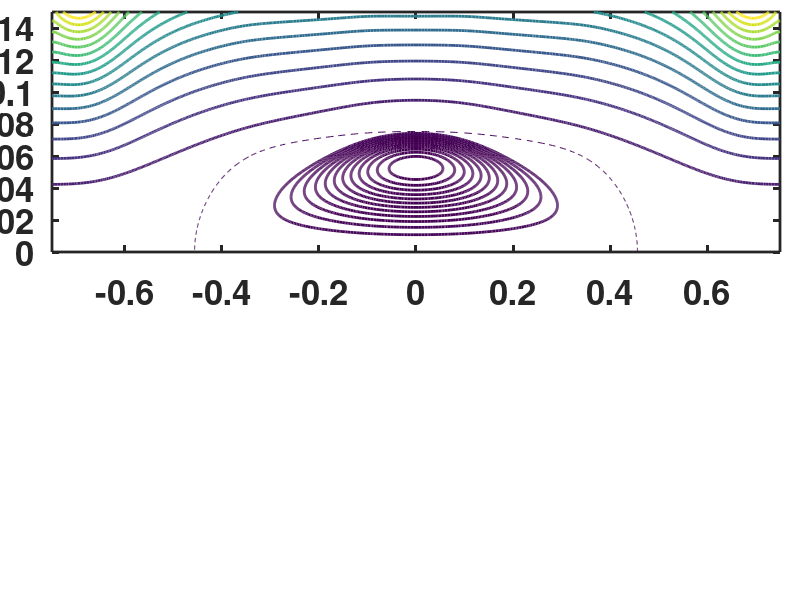

This figure's MATLAB source: (Note: this script raises an error after producing the figure.)
close all;clear;clc;
fontsize=25;
figure('unit','normalized','DefaultAxesFontSize',fontsize,...
    'DefaultAxesFontWeight','bold',...
    'DefaultAxesLineWidth',2,...
    'position',[0.45,0.4,0.5,0.4]);

%%%%%%%%%%%%%%%%%%%%%%%deltas=0.6%%%%%%%%%%%%%%%%%%%%%%%%%%%%%%%%%%%%%
load('psiq1_fixed_betas=0_7_deltas=0_6.mat');

rw=max(max(Rq)); zw=max(max(Zq)); zwa=min(min(Zq));
[nRq,nZq]=size(psiq);

nR=nRq; nZ=nZq;
Rlow=0; Rup=rw; Zlow=zwa; Zup=zw;
rr=linspace(Rlow,Rup,nR); zz=linspace(Zlow,Zup,nZ);
dR=rr(2)-rr(1); dZ=zz(2)-zz(1);
[R,Z]=ndgrid(rr,zz); dR2=dR*dR; dZ2=dZ*dZ;
psi_deltas6=interp2(Zq,Rq,psiq,Z,R,'spline'); % 'cubic'

for jZ=1:nZ
    psi_deltas6(1,jZ)=psi_deltas6(2,jZ); psi_deltas6(nR,jZ)=psi_deltas6(nR-1,jZ);
end
Pr_deltas6=P(:,Z0)./max(P(:,Z0));

%%%%%%%%%%%%%%%%%%%%%%%deltas=0.7%%%%%%%%%%%%%%%%%%%%%%%%%%%%%%%%%%%%%
load('psiq1_fixed_betas=0_7_deltas=0_7.mat');
psi_deltas7=interp2(Zq,Rq,psiq,Z,R,'spline'); % 'cubic'
for jZ=1:nZ
    psi_deltas7(1,jZ)=psi_deltas7(2,jZ); psi_deltas7(nR,jZ)=psi_deltas7(nR-1,jZ);
end
Pr_deltas7=P(:,Z0)./max(P(:,Z0));
%%%%%%%%%%%%%%%%%%%%%%%deltas=0.8%%%%%%%%%%%%%%%%%%%%%%%%%%%%%%%%%%%%%
load('psiq1_fixed_betas=0_7_deltas=0_8.mat');
psi_deltas8=interp2(Zq,Rq,psiq,Z,R,'spline'); % 'cubic'
for jZ=1:nZ
    psi_deltas8(1,jZ)=psi_deltas8(2,jZ); psi_deltas8(nR,jZ)=psi_deltas8(nR-1,jZ);
end
Pr_deltas8=P(:,Z0)./max(P(:,Z0));
%%%%%%%%%%%%%%%%%%%%%%%deltas=0.9%%%%%%%%%%%%%%%%%%%%%%%%%%%%%%%%%%%%%
load('psiq1_fixed_betas=0_7_deltas=0_9.mat');
psi_deltas9=interp2(Zq,Rq,psiq,Z,R,'spline'); % 'cubic'
for jZ=1:nZ
    psi_deltas9(1,jZ)=psi_deltas9(2,jZ); psi_deltas9(nR,jZ)=psi_deltas9(nR-1,jZ);
end
Pr_deltas9=P(:,Z0)./max(P(:,Z0));

%%%%%%%%%%%%%%%%%%%%%%%deltas=1.0%%%%%%%%%%%%%%%%%%%%%%%%%%%%%%%%%%%%%
load('psiq1_fixed_betas=0_7_deltas=1.mat');
psi_deltas10=interp2(Zq,Rq,psiq,Z,R,'spline'); % 'cubic'
for jZ=1:nZ
    psi_deltas10(1,jZ)=psi_deltas10(2,jZ); psi_delta10(nR,jZ)=psi_deltas10(nR-1,jZ);
end
Pr_deltas10=P(:,Z0)./max(P(:,Z0));

axes('position',[0.065,0.58,0.91,0.4]);%fig-1[left bottom width height]
ido=find(psi_deltas6==min(min(psi_deltas6)));
indtmp= psi_deltas10>0; psio=psi_deltas10; psio(indtmp)=NaN;
indtmp=find(psi_deltas10<0); psii=psi_deltas10; psii(indtmp)=NaN;
contour(Z,R,psio,12,'linewidth',2); hold on;
contour(Z,R,psii,15,'linewidth',2); hold on;
[c1,h1]=contour(Z,R,psi_deltas6,[-0,0],'--','color',[0 0.4470 0.7410],'linewidth',3);hold on;
contour(Z,R,psi_deltas8,[-0,0],'--','color',[0.8500 0.3250 0.0980],'linewidth',3);
contour(Z,R,psi_deltas10,[-0,0],'--','color',[0.9290 0.6940 0.1250],'linewidth',3);
plot(Z(ido(1)),R(ido(1)),'mx','linewidth',3); % O-point
set(gca,'Fontsize',fontsize);
text(0.01*zw,R(ido(1)),'O point','fontsize',13);
rm=0.15;zx1=c1(1,2:(end-1));rx1=c1(2,2:(end-1));indx=find(abs(zx1)==min(abs(zx1)));
rs =rx1(indx(1));
xlabel('$z [m]$','interpreter','latex','FontSize',fontsize);
ylabel('$r [m]$','interpreter','latex','FontSize',fontsize);

for jl=1:size(zl,2)
    rectangle('position',[zl(jl)-0.5*wl(jl),rl(jl)-0.5*hl(jl),wl(jl),hl(jl)],...
        'FaceColor', [0.5 0.5 0.5],'linewidth',1);hold on;
end
rectangle('position',[-zw,0,2*zw,rw],'linewidth',1);hold on;
set(gca,'xtick',[-0.75:0.25:0.75]);
text('interpreter','latex','string','(a)','position',[-0.7 0.17],'color','k','FontSize',20)


%%
axes('position',[0.55,0.105,0.425,0.37]);%fig-3
plot(rr*100,Pr_deltas6,'-',...
    rr*100,Pr_deltas8,rr*100,Pr_deltas10,'linewidth',2);grid on;hold all;
plot([100*rs 100*rs],1.1*[0 1],'--','color','k','LineWidth',1.5);hold all;
set(gca,'Fontsize',fontsize);
xlabel('$r\ [cm], z=0$','interpreter','latex','FontSize',fontsize);
ylabel('$P$','interpreter','latex','FontSize',fontsize);
h=legend('$\delta_s=0.6 \delta_{s}^{RR}$','$\delta_s=0.8\delta_{s}^{RR}$','$\delta_s=1.0\delta_{s}^{RR}$');
set(h,'interpreter','latex');legend('boxoff');
xlim([0,100*rm]);set(gca,'xtick',[0:2:100*rm]);set(gca,'ytick',[0:0.2:1.1]);
set(gca,'GridLineStyle',':','GridColor','k','GridAlpha',0.25);
text('interpreter','latex','string','$separatrix$','position',[5 0.2],'FontSize',20);
text('interpreter','latex','string','(c)','position',[1 0.95],'color','k','FontSize',20)

axes('position',[0.065,0.105,0.425,0.37]);%fig-2 [left bottom width height]
deltas=[1.0, 0.9,0.8,0.7, 0.6];
n_factor=[1.65,2.07,2.27,2.72,3.04];
plot(deltas,n_factor,'ko-','linewidth',2,'markersize',8);grid on;
set(gca,'GridLineStyle',':','GridColor','k','GridAlpha',0.25);
xlabel('$\delta_s/ \delta_s^{RR}$','interpreter','latex','FontSize',fontsize);
ylabel('$m$','interpreter','latex','FontSize',fontsize);
set(gca,'xtick',[0.6:0.1:1]);ylim([0,3.1]);
text('interpreter','latex','string','(b)','position',[0.63 2.7],'color','k','FontSize',20)



